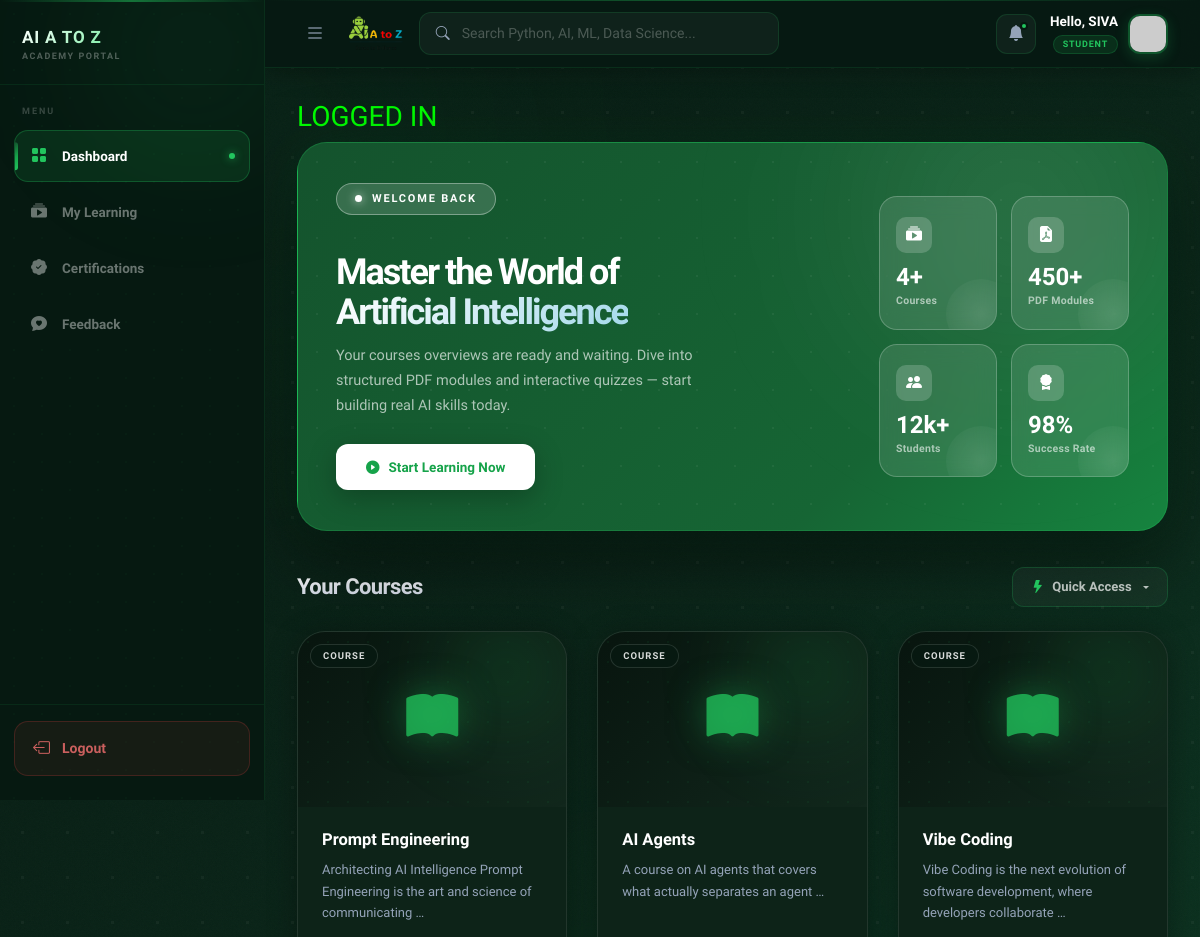
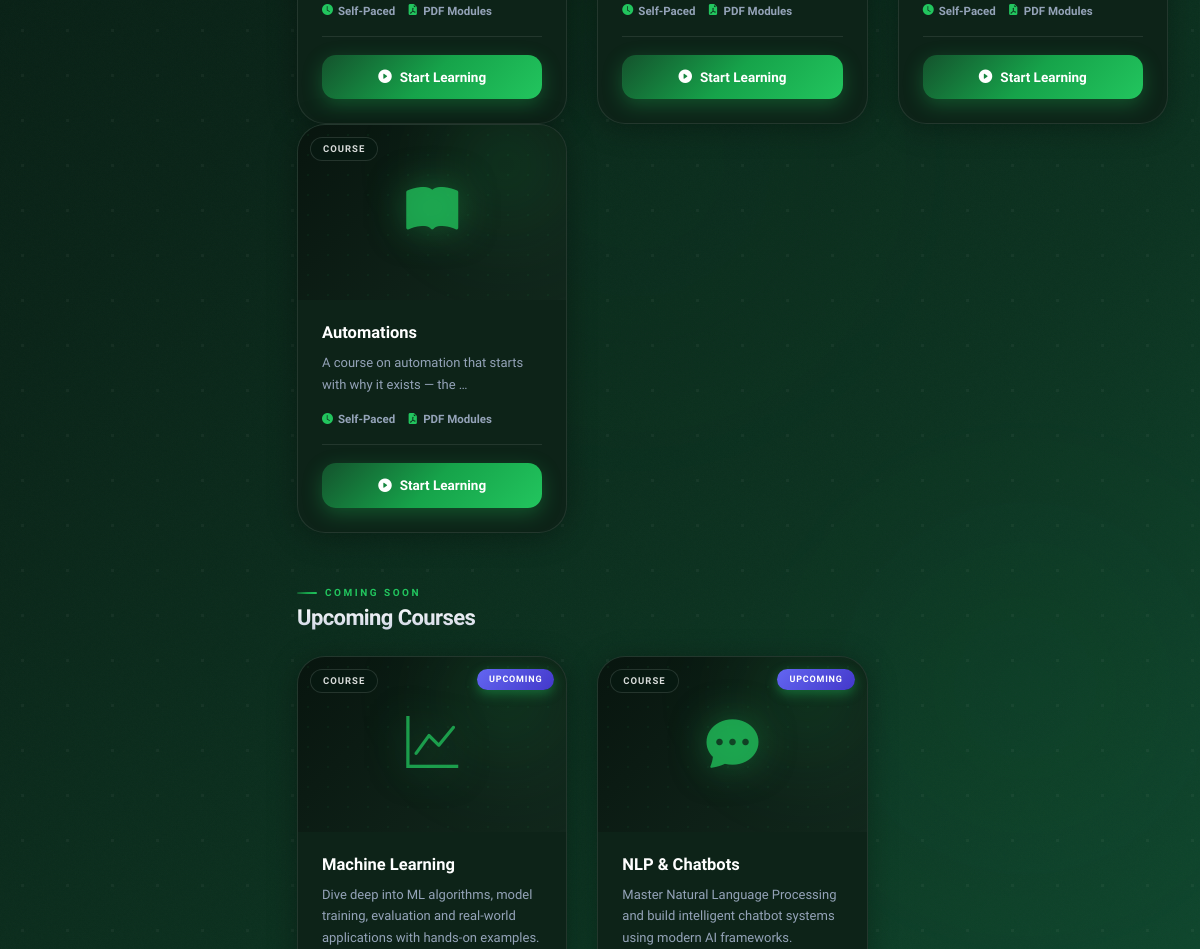
Before: /dashboard/ (signed in, upper part) with the older database file (2 pictures, top to bottom).
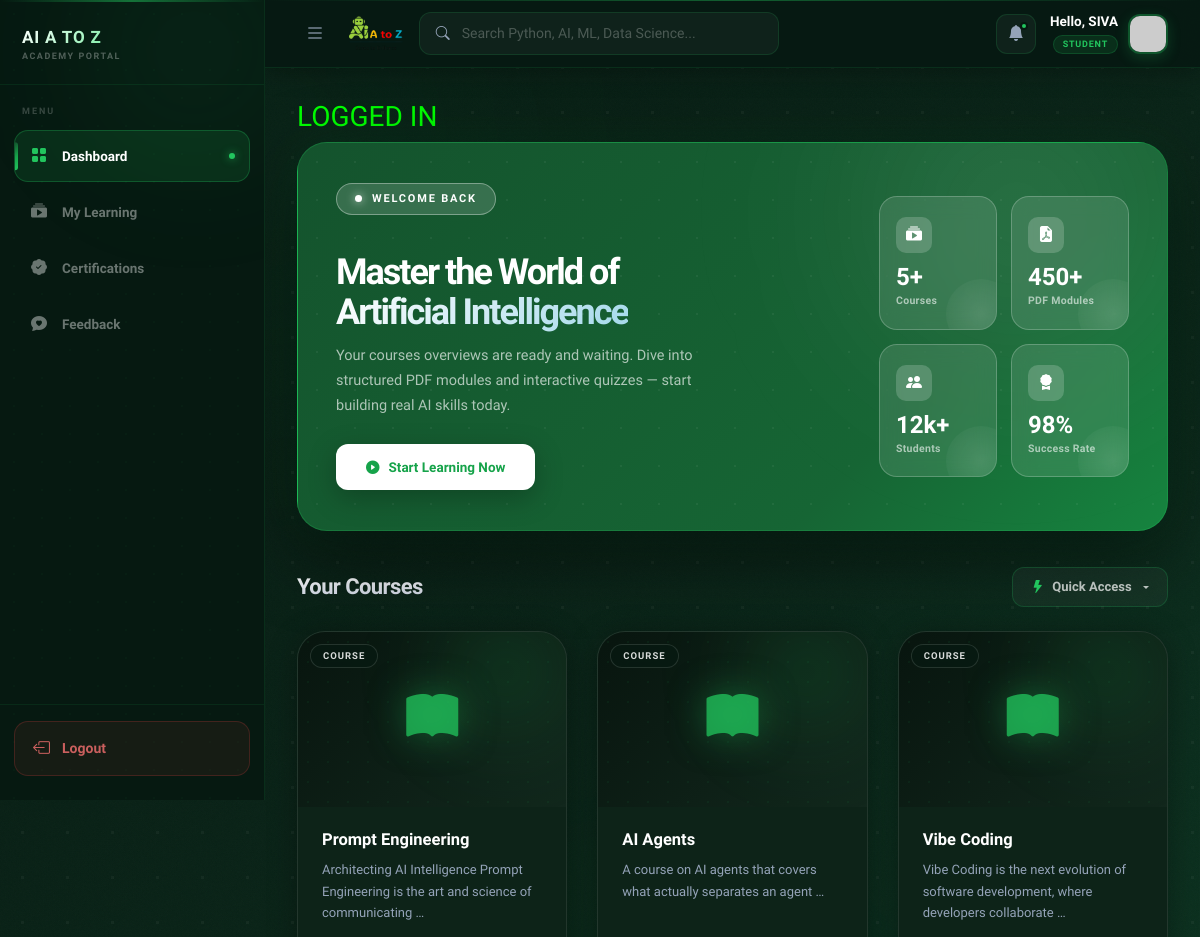
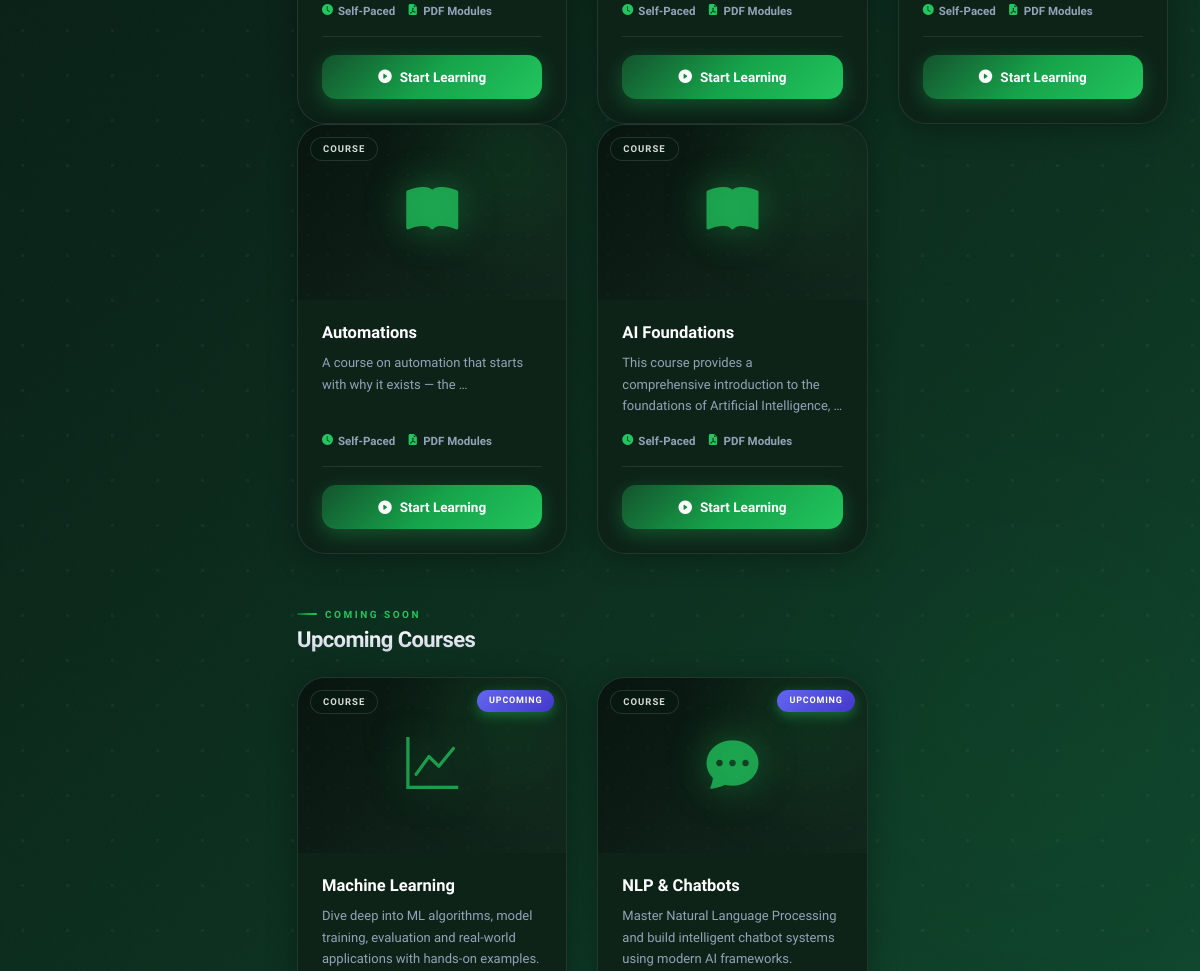
After: the same page with the newer database file (2 pictures, top to bottom).
### indexapp/models.py (models this page shows, shortened)
class Course(models.Model):
    title = models.CharField(max_length=100)
    description = models.TextField()
    course_content = models.TextField(default='', blank=True)
    image = models.FileField(upload_to='course_images/', null=True, blank=True)
    course_pdf = models.FileField(upload_to='course_pdfs/', null=True, blank=True)
    video_url = models.CharField(max_length=200, default="https://www.youtube.com/embed/up68UAfH0d0")
    course_url = models.URLField(blank=True, null=True)

### user2app/views.py (the view)
# urls.py: path('dashboard/',user_views.dashboard,name='dashboard'),
@login_required(login_url='login')
def dashboard(request):
    user_profile = UserProfile.objects.filter(user=request.user).first()
    if not user_profile:
        messages.error(request, "Profile session invalid. Please re-register or log in.")
        request.session.flush()
        return redirect('login')
    all_courses_list = Course.objects.all()
    query = request.GET.get('q')
    if query:
        display_courses = Course.objects.filter(title__icontains=query)
    else:
        display_courses = Course.objects.all()
    return render(request, 'user_templates/dashboard.html', {
        'display_courses': display_courses,
        'all_courses_list': all_courses_list,
        'query': query,
        'user_profile': user_profile
    })

### assets/templates/user_templates/dashboard.html (shortened to what the changed rows need)
<!doctype html>
{% load static %}
<html lang="en">
<head>
    <link rel="stylesheet" href="{% static 'css/bootstrap.min.css' %}">
    <link rel="stylesheet" href="https://cdn.jsdelivr.net/npm/bootstrap-icons@1.11.1/font/bootstrap-icons.css">
    <link rel="stylesheet" href="https://cdnjs.cloudflare.com/ajax/libs/font-awesome/6.4.0/css/all.min.css">
</head>
<body>
    <div class="page-bg">
        <div class="glow-orb" style="width:700px;height:700px;top:-200px;left:-100px;"></div>
        <div class="glow-orb" style="width:450px;height:450px;bottom:10%;right:-50px;animation-delay:-5s;"></div>
        <div class="glow-orb-blue" style="width:550px;height:550px;top:40%;left:30%;"></div>
    </div>
    <div class="main-wrapper">
        <div class="page-content">
            <div class="hero-banner">
                <div class="hero-inner">
                    <div class="hero-left">
                        <h1>Master the World of<br><span>Artificial Intelligence</span></h1>
                    </div>
                    <div class="hero-stats-col">
                        <div class="h-stat-card">
                            <div class="h-stat-icon"><i class="bi bi-collection-play-fill"></i></div>
                            <div class="h-stat-num">{{ all_courses_list|length }}+</div>
                            <div class="h-stat-label">Courses</div>
                        </div>
                    </div>
                </div>
            </div>
            <div class="sec-header">
                <div>
                    <h2 class="sec-title">Your Courses</h2>
                </div>
            </div>
            <div class="row g-4" id="courseGrid">
                {% for course in all_courses_list %}
                <div class="col-12 col-sm-6 col-xl-4 course-item"
                     data-title="{{ course.title|lower }}"
                     style="animation-delay:{{ forloop.counter0|add:1 }}00ms">
                    <div class="course-card">
                        <div class="cc-thumb">
                            <div class="cc-thumb-orb"></div>
                            <i class="bi bi-book-fill cc-thumb-icon" style="color:rgba(34,197,94,0.75);"></i>
                            <span class="cc-level-tag">Course</span>
                        </div>
                        <div class="cc-body">
                            <h3>{{ course.title }}</h3>
                            <p>{{ course.description|truncatewords:12 }}</p>
                            <div class="cc-meta">
                                <span class="cc-meta-item"><i class="bi bi-clock-fill"></i> Self-Paced</span>
                                <span class="cc-meta-item"><i class="bi bi-file-earmark-pdf-fill"></i> PDF Modules</span>
                            </div>
                            <a href="https://learn.aiatoz.org/learn"
                                target="_blank"
                                class="cc-btn">
                                    <i class="bi bi-play-circle-fill"></i>
                                    Start Learning
                            </a>
                        </div>
                    </div>
                </div>
                {% endfor %}
            </div>
            <div class="sec-header" style="margin-top:44px;">
                <div>
                    <h2 class="sec-title">Upcoming Courses</h2>
                </div>
            </div>
        </div>
    </div>
</body>
</html>

Changed rows visible on the page:
added Course: title "AI Foundations", description "This course provides a comprehensive introduction to the foundations of Artificial Intelligence, …"
Other visible differences:
{{ all_courses_list|length }}: "4" → "5"
